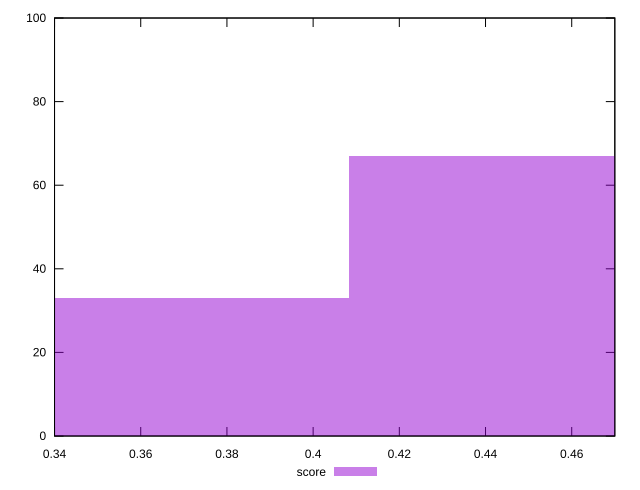

The gnuplot source for this figure:
reset

$score <<EOF
0.4537015667567328 67
0.3629612534053862 33
EOF

set key outside below
set boxwidth 0.09074031335134655
set xrange [0.34:0.47]
set yrange [0:100]
set trange [0:100]
set style fill transparent solid 0.5 noborder
set terminal svg size 640, 490 enhanced background rgb 'white'
set output "report/report_00029_2021-02-24T13-36-40.390Z/uses-rel-preload/samples/music/score/histogram.svg"

plot $score title "score" with boxes

reset
